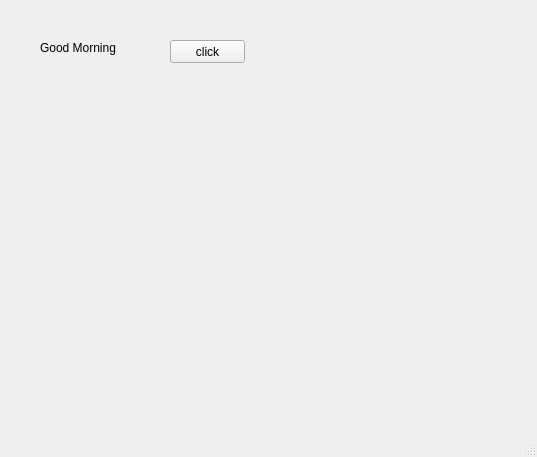
<?xml version="1.0" encoding="UTF-8"?>
<ui version="4.0">
 <class>MainWindow</class>
 <widget class="QMainWindow" name="MainWindow">
  <property name="geometry">
   <rect>
    <x>0</x>
    <y>0</y>
    <width>537</width>
    <height>457</height>
   </rect>
  </property>
  <property name="windowTitle">
   <string>MainWindow</string>
  </property>
  <widget class="QWidget" name="centralwidget">
   <widget class="QLabel" name="lbl">
    <property name="geometry">
     <rect>
      <x>40</x>
      <y>40</y>
      <width>101</width>
      <height>16</height>
     </rect>
    </property>
    <property name="text">
     <string>Good Morning</string>
    </property>
   </widget>
   <widget class="QPushButton" name="pb">
    <property name="geometry">
     <rect>
      <x>170</x>
      <y>40</y>
      <width>75</width>
      <height>23</height>
     </rect>
    </property>
    <property name="text">
     <string>click</string>
    </property>
   </widget>
  </widget>
  <widget class="QMenuBar" name="menubar">
   <property name="geometry">
    <rect>
     <x>0</x>
     <y>0</y>
     <width>537</width>
     <height>21</height>
    </rect>
   </property>
  </widget>
  <widget class="QStatusBar" name="statusbar"/>
 </widget>
 <resources/>
 <connections/>
</ui>
